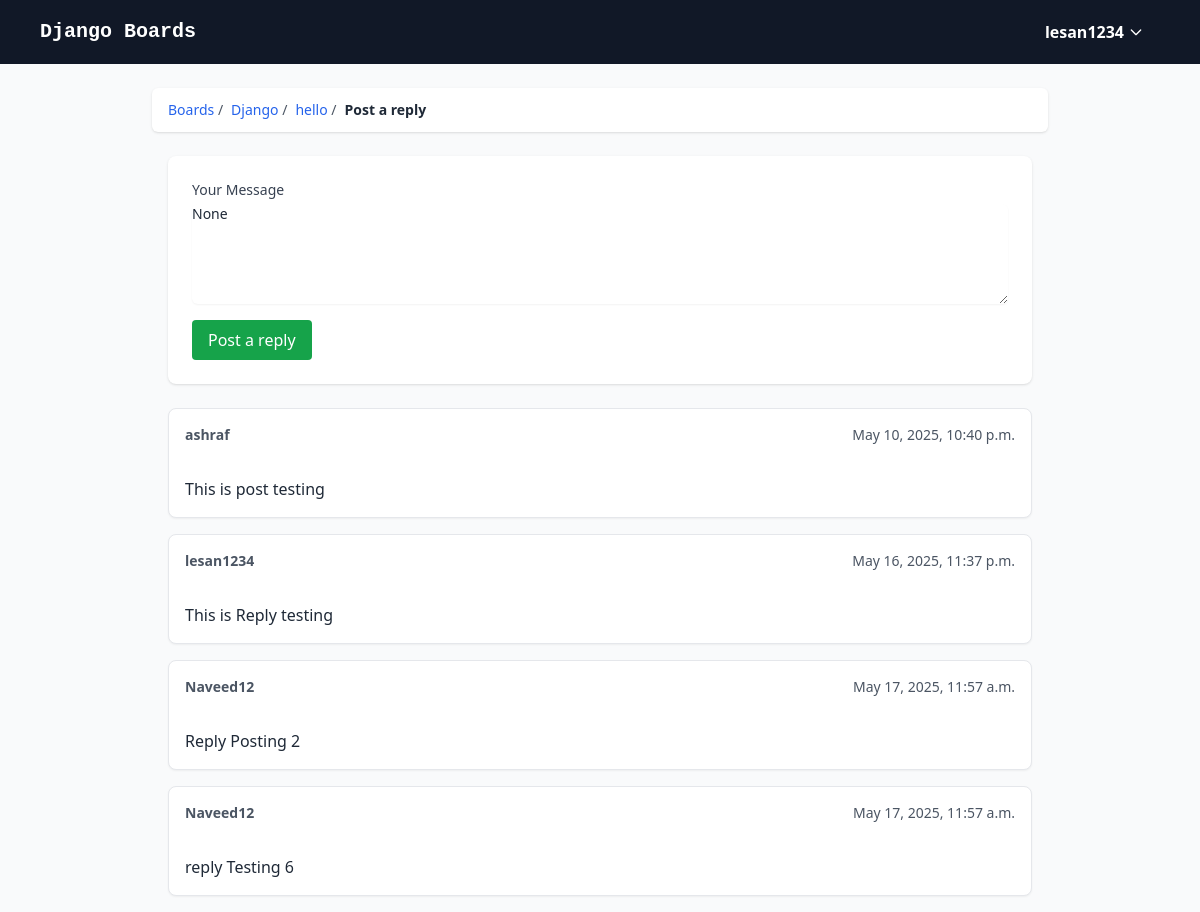
Before: /boards/1/topics/1/reply/ (signed in) with the older database file.
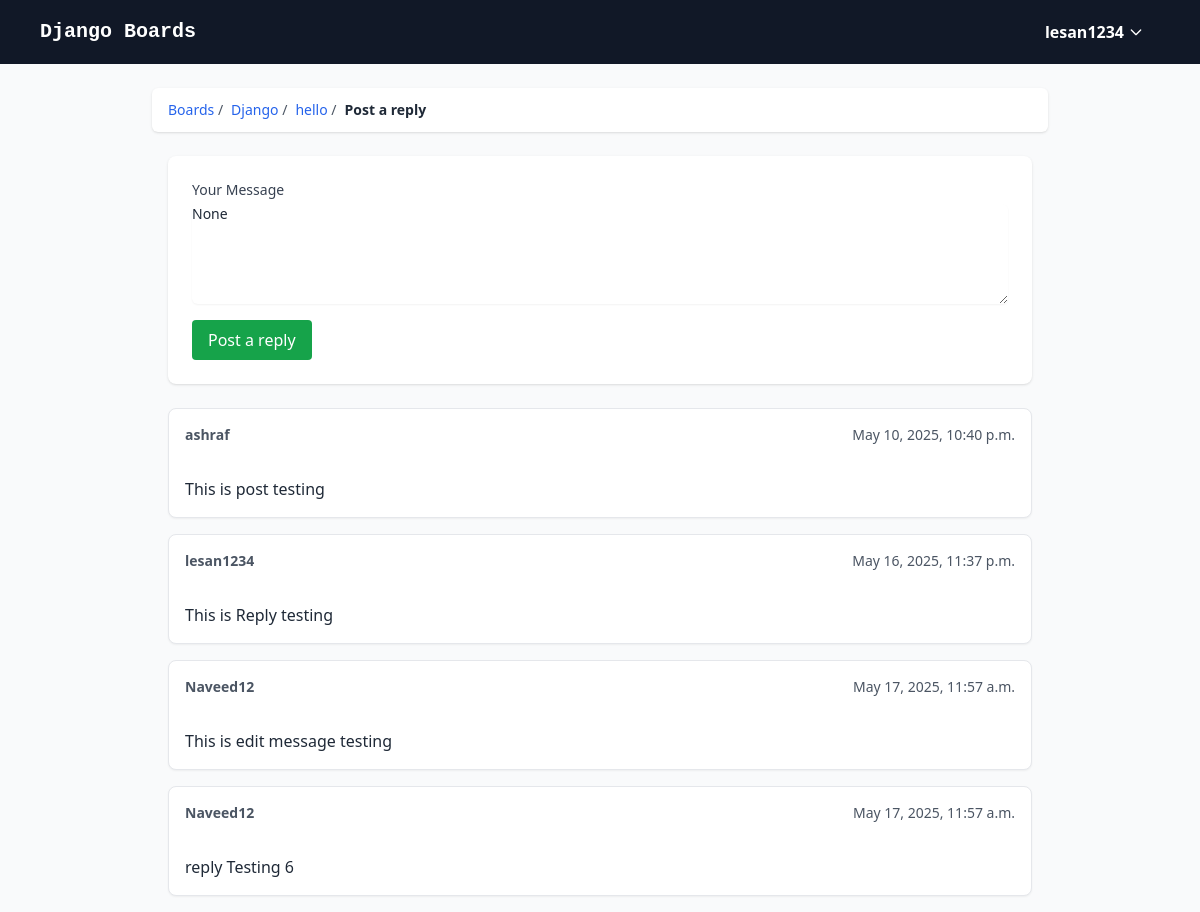
After: the same page with the newer database file.
### board/models.py (models this page shows, shortened)
class Post(models.Model):
    message = models.TextField(max_length=4000)
    topic = models.ForeignKey(Topic, related_name = 'post', on_delete=models.CASCADE)
    created_at = models.DateTimeField(auto_now_add= True)
    updated_at = models.DateTimeField(null=True)
    created_by = models.ForeignKey(User, related_name='Post', on_delete=models.CASCADE)
    updated_by = models.ForeignKey(User, null=True, related_name = '+', on_delete=models.CASCADE)

### board/views.py (the view)
# urls.py: path('boards/<int:pk>/topics/<int:topic_pk>/reply/', views.reply_topic, name='reply_topic'),
@login_required
def reply_topic(request, pk ,topic_pk):
    topic = get_object_or_404(Topic, board__pk=pk, pk=topic_pk)
    if request.method == 'POST':
        form = PostForm(request.POST)
        if form.is_valid():
            post = form.save(commit=False)
            post.topic = topic
            post.created_by = request.user
            post.save()
            return redirect('topic_posts', pk=pk, topic_pk=topic_pk)
    else:
        form = PostForm()
    return render(request, 'reply_topic.html', {'topic': topic, 'form': form})

### board/forms.py
class PostForm(forms.ModelForm):
    class Meta:
        model = Post
        fields = ['message', ]

### templates/reply_topic.html (shortened to what this page needs)
<!DOCTYPE html>
<html lang="en">
  <head>
    <script src="https://cdn.tailwindcss.com"></script>
  </head>
  <body class="bg-gray-50 text-gray-800">
    {% include 'navbar.html' %}
    <nav class="bg-white shadow px-4 py-3 mb-6 text-sm text-gray-600 rounded-md max-w-4xl mx-auto mt-6">
      <ol class="flex space-x-2">
        <li>
          <a href="{% url 'home' %}" class="text-blue-600 hover:underline">Boards</a> /
        </li>
        <li>
          <a href="{% url 'board_topics' topic.board.pk %}" class="text-blue-600 hover:underline">
            {{ topic.board.name }}
          </a> /
        </li>
        <li>
          <a href="{% url 'topic_posts' topic.board.pk topic.pk %}" class="text-blue-600 hover:underline">
            {{ topic.subject }}
          </a> /
        </li>
        <li class="text-gray-800 font-semibold">Post a reply</li>
      </ol>
    </nav>
    <main class="max-w-4xl mx-auto px-4">
      <form method="post" class="bg-white shadow rounded-lg p-6 mb-6">
        <div class="mb-4">
          <label for="message" class="block text-sm font-medium text-gray-700">Your Message</label>
          <textarea
            name="message"
            id="message"
            rows="5"
            required
            class="mt-1 block w-full rounded-md border-gray-300 shadow-sm focus:ring-blue-500 focus:border-blue-500 sm:text-sm"
          >{{ form.message.value }}</textarea>
        </div>
        <button
          type="submit"
          class="bg-green-600 hover:bg-green-700 text-white font-medium py-2 px-4 rounded"
        >
          Post a reply
        </button>
      </form>
      {% for post in topic.post.all %}
      <div class="bg-white border border-gray-200 rounded-lg shadow-sm mb-4">
        <div class="p-4">
          <div class="flex justify-between mb-2 text-sm text-gray-600">
            <strong>{{ post.created_by.username }}</strong>
            <span>{{ post.created_at }}</span>
          </div>
          <div class="text-gray-800 whitespace-pre-line">
            {{ post.message }}
          </div>
        </div>
      </div>
      {% endfor %}
    </main>
  </body>
</html>

Changed rows visible on the page:
changed Post: message "Reply Posting 2" → "This is edit message testing"
